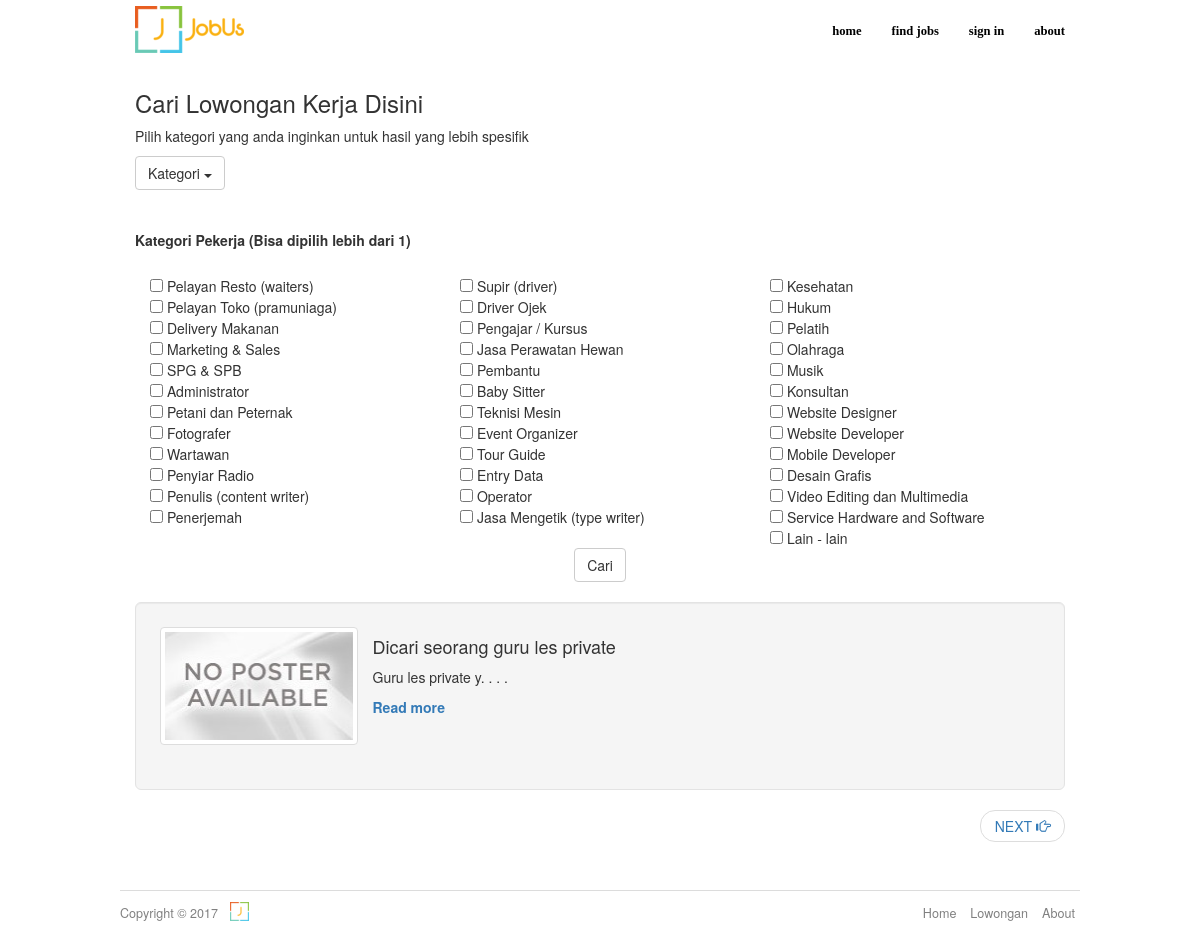
The app's page /lowongan.php, older data.
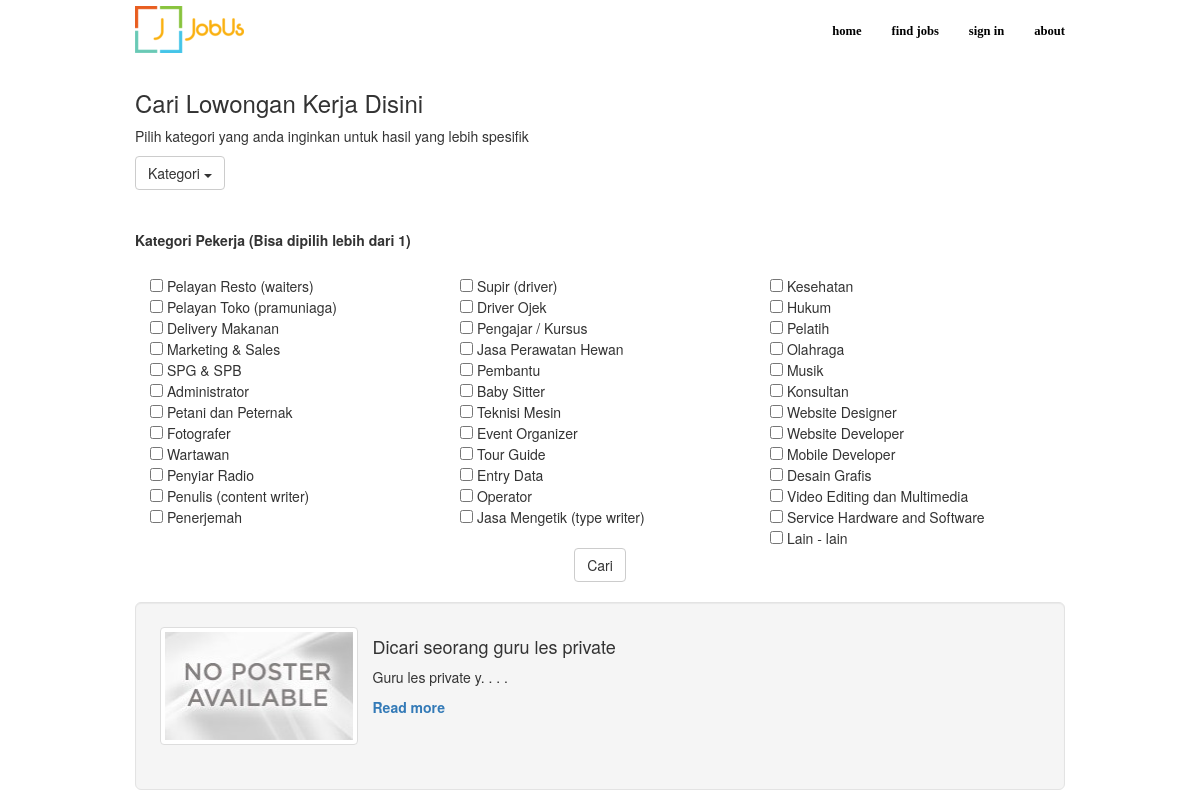
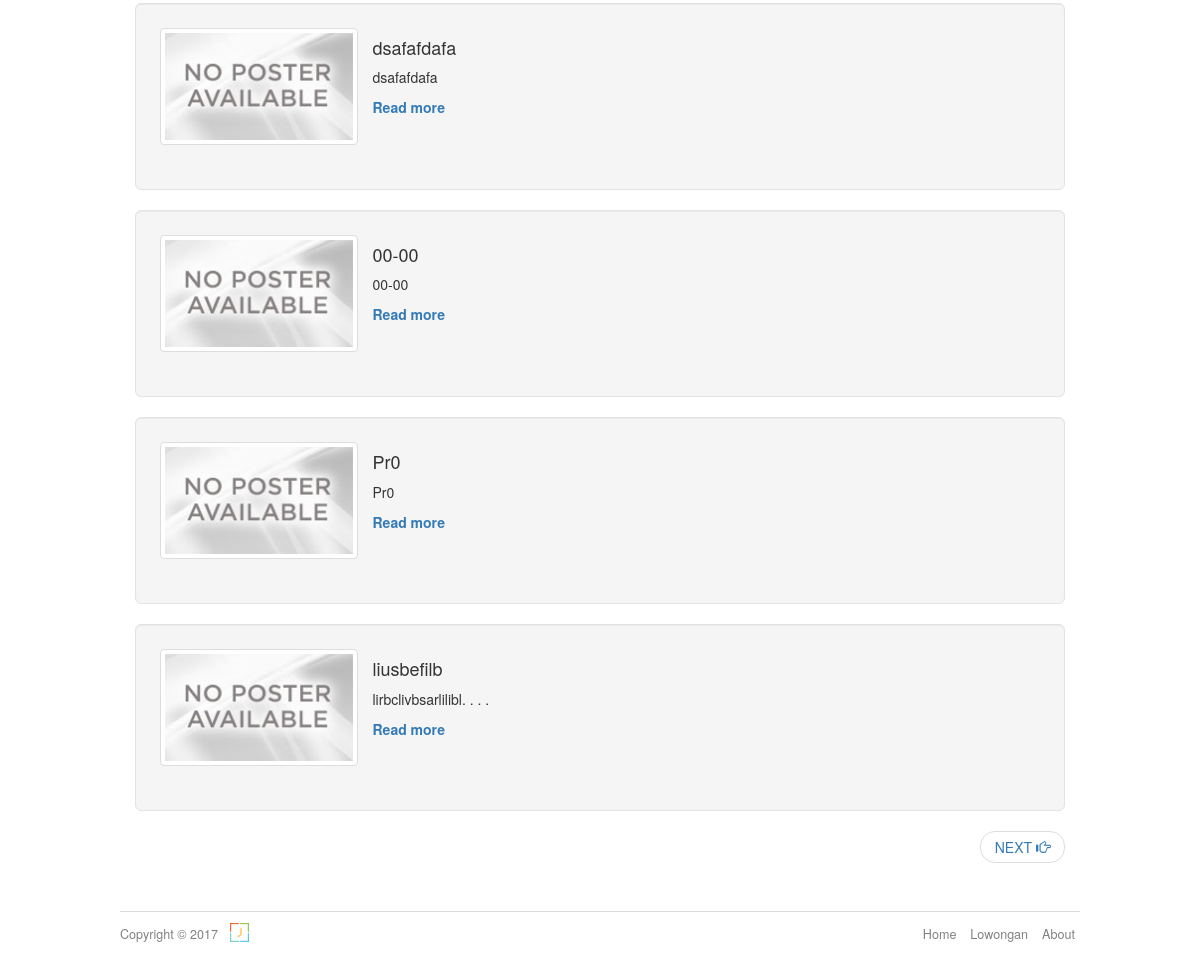
The same page, newer data (2 pictures, top to bottom).
### tables this page shows
CREATE TABLE `postingan` (
  `id_postingan` int(11) NOT NULL,
  `id_pengiklan` int(11) NOT NULL,
  `judul` varchar(255) NOT NULL,
  `deskripsi` text NOT NULL,
  `kategori` varchar(1024) NOT NULL,
  `gaji` varchar(255) NOT NULL,
  `keterangan` text,
  `tipe` varchar(255) NOT NULL,
  `pamflet` varchar(255) DEFAULT NULL,
  `durasi` int(11) NOT NULL,
  `status` varchar(20) NOT NULL,
  `tanggal` timestamp NULL DEFAULT CURRENT_TIMESTAMP,
  `lat` float(10,6) DEFAULT NULL,
  `lang` float(10,6) DEFAULT NULL,
  `approved` char(5) NOT NULL,
  `tgl_approved` timestamp NULL DEFAULT NULL,
  `dikerjakan_oleh` varchar(1024) DEFAULT NULL
);

### model/class.postingan.php (called while the page is built, shortened)
<?php
class postingan
 {
	function get_all_rows($query, $param){
			try{
				global $pdo;
				$req = $pdo->prepare($query);
				if($param == ''){
					$req->execute();
				}else{
					$req->execute($param);
				}
				if($req->rowCount() > 0){
					$result = $req->fetchAll();
					return $result;
				}
			}catch(PDOException $e){
				echo "Error! gagal mengambil data: ".$e->getMessage();
			}
	}
	function select_active(){
		$query = "select * from postingan where datediff(current_date(),postingan.tgl_approved) < postingan.durasi";
		return $this->get_all_rows($query, '');
	}
 	function encode($input){
		$output = base64_encode(base64_encode(base64_encode(base64_encode($input))));
		return $output;
	}
 }
 ?>

### controller/include.lowongan.post.php (called while the page is built)
<?php
	if(isset($_REQUEST['tipe'])){
		if($_REQUEST['tipe']=='tetap'){
			if(isset($_POST['cari']) && isset($_POST['kategori'])){
				$data = $postingan->select_by_kategori($_POST['kategori'],'Karyawan');
			}else{
				$data = $postingan->select_tipe_active('Karyawan');
			}
		}elseif($_REQUEST['tipe']=='paruh_waktu'){
			if(isset($_POST['cari']) && isset($_POST['kategori'])){
				$data = $postingan->select_by_kategori($_POST['kategori'],'kontrak');
			}else{
				$data = $postingan->select_tipe_active('kontrak');
			}
		}else{
			$script->redirect('lowongan');
		}
	}elseif(isset($_POST['cari']) && isset($_POST['kategori'])){
		$data = $postingan->select_by_kategori($_POST['kategori'],'');
	}else{
		$data = $postingan->select_active();
	}
 ?>

### controller/include.lowongan.table.php (the view)
<?php
		if(count($data)>0){
			foreach ($data as $row){
			echo "
			<div class='well well-lg' style='text-align: justify;''>
				<div class='row'>
				  	<div class='col-xs-6 col-md-3'>
				    	<a href='detail.php?id=".$postingan->encode($row['id_postingan'])."' class='thumbnail'>
				      	<img src='assets/images/noposter.jpg' alt='...'>
				    	</a>
				  	</div>
				  	<h4>".$row['judul']." </h4>
				  	<p>";
				if(strlen($row['deskripsi'])>18){
					echo substr($row['deskripsi'],0,18).'. . . .';
				}else{
					echo $row['deskripsi'];
				}
			echo	"
				  	<br></p>
            		<a class='remo' href='detail.php?id=".$postingan->encode($row['id_postingan'])."'><b>Read more</b></a>
				</div>
			</div>";
			}
		}
	?>

Row changes from the older to the newer data that the page shows:
now on this page (row edited): postingan: judul "dsafafdafa", deskripsi "dsafafdafa"
added postingan: judul "00-00", deskripsi "00-00"
added postingan: judul "Pr0", deskripsi "Pr0"
added postingan: judul "liusbefilb", deskripsi "lirbclivbsarlilibl"
